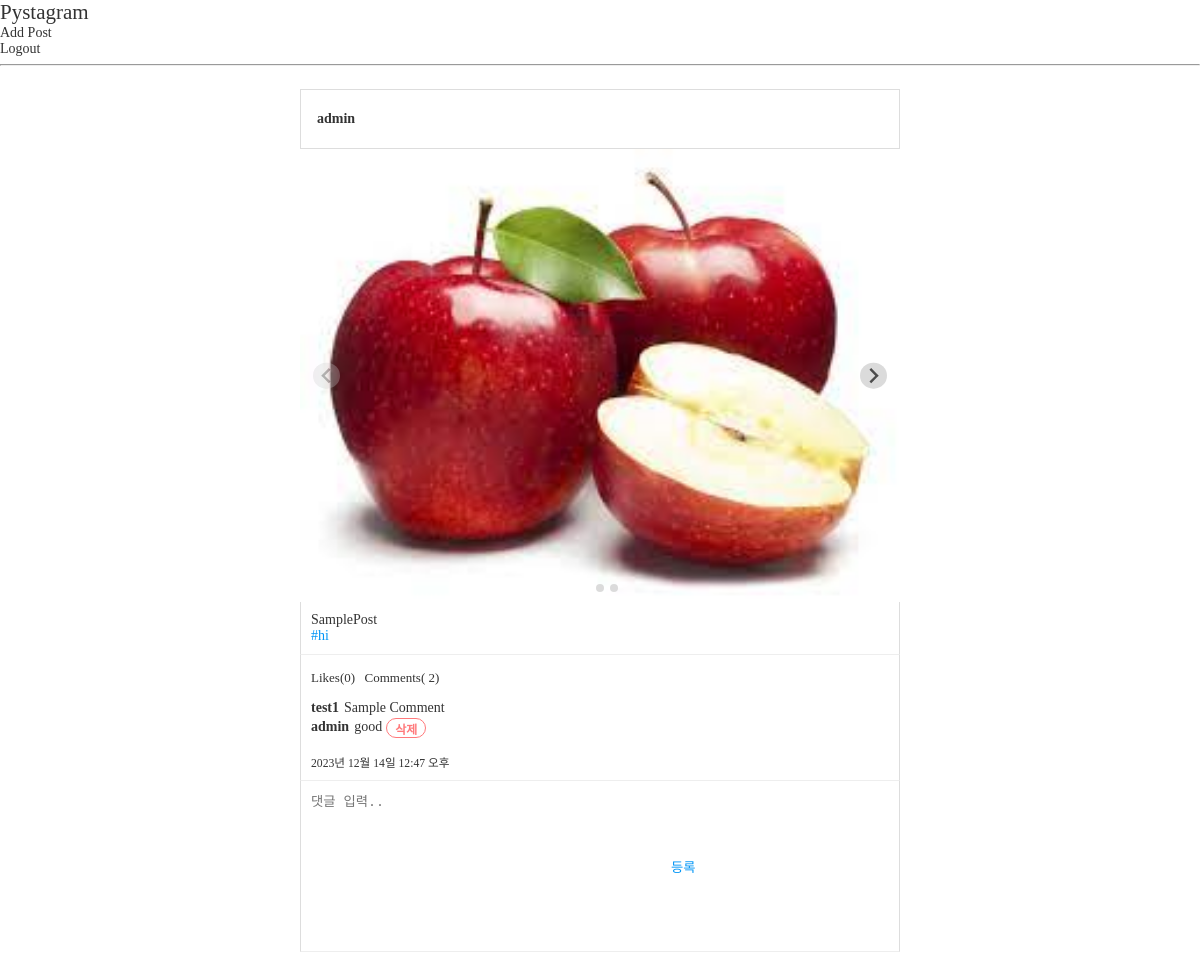
The app's page /posts/1/ (signed in) with its own data.
### posts/models.py (models this page shows, shortened)
class Post(models.Model):
    user = models.ForeignKey(
        "users.User",
        verbose_name="작성자",
        on_delete=models.CASCADE,
    )
    content = models.TextField("내용")
    created = models.DateTimeField("등록일", auto_now_add=True)
    tags = models.ManyToManyField("posts.HashTag", verbose_name="해시태그 목록", blank=True)

class PostImage(models.Model):
    post = models.ForeignKey(
        Post,
        verbose_name="포스트",
        on_delete=models.CASCADE,
    )
    photo = models.ImageField("사진", upload_to="post")

class HashTag(models.Model):
    name = models.CharField("태그명", max_length=50)

class Comment(models.Model):
    user = models.ForeignKey(
        "users.User",
        verbose_name="작성자",
        on_delete=models.CASCADE,
    )
    post = models.ForeignKey(
        Post,
        verbose_name="포스트",
        on_delete=models.CASCADE,
    )
    content = models.TextField("내용")
    created = models.DateTimeField("작성일", auto_now_add=True)

### users/models.py (models this page shows)
class User(AbstractUser):
    profile_image = models.ImageField(
        "프로필 이미지",
        upload_to="users/profile",
        blank=True
        )
    short_description = models.TextField("소개글",  blank=True)

### posts/views.py (the view)
# urls.py: path("<int:post_id>/", views.PostDetail.as_view(), name="post_detail"),
class PostDetail(TemplateView):
    template_name = "posts/post_detail.html"
    def get_context_data(self, **kwargs):
        context = super().get_context_data(**kwargs)
        postId = kwargs["post_id"]
        post = models.Post.objects.get(id = postId)
        context["post"] = post
        context["comment_form"] = forms.CommentForm()
        return context

### posts/forms.py
class CommentForm(forms.ModelForm):
    class Meta:
        model = models.Comment
        fields = [
            "post",
            "content",
            ]
        widgets = {
            "content" : forms.Textarea(
                attrs={
                    "placeholder": "댓글 입력.."
                }
            )
        }

### templates/posts/post_detail.html (shortened to what this page needs)
{% extends "base.html" %}
{% block content %}
    {% include "posts/nav.html" %}
    <div id="feeds" class="post-container">
        {% url "posts:post_detail" post.id as action_redirect_to %}
        {% include "posts/post.html" with action_redirect_url=action_redirect_to %}
    </div>
{% endblock %}

### templates/posts/post.html (shortened to what this page needs)
<article id="post-{{ post.id }}" class="post">
    <header class="post-header">
        <span>{{ post.user.username }}</span>
    </header>
    {% if post.postimage_set.count > 0 %}
    <div class="post-images splide">
        <div class="splide__track">
            <ul class="splide__list">
                {% for image in  post.postimage_set.all %}
                    {% if image.photo %}
                    <li class="splide__slide">
                        <img src="{{ image.photo.url }}">
                    </li>
                    {% endif %}
                {% endfor %}
            </ul>
        </div>
    </div>
    {% endif %}
    <div class="post-content">
        {{ post.content|linebreaksbr }}
        <div class="post-tags">
            {% for tag in post.tags.all %}
                <a href="{% url "posts:tags" tag_name=tag.name %}">#{{ tag.name }}</a>
            {% endfor %}
        </div>
    </div>
    <div class="post-buttons">
        <button>Likes(0)</button>
        <span>Comments( {{ post.comment_set.count }})</span>
    </div>
    <div class="post-comments">
        <ul>
            {% for comment in  post.comment_set.all %}
                <li>
                    <span>{{ comment.user.username }}</span>
                    <span>{{ comment.content }}</span>
                    {% if user == comment.user %}
                    <form action="{% url "posts:comment_delete" comment_id=comment.id %}"
                    method="POST">
                        <button type="submit">삭제</button>
                    </form>
                    {% endif %}
                </li>
            {% endfor %}
        </ul>
    </div>
    <small>{{ post.created }}</small>
    <div class="post-comment-create">
        <form method="POST" action="{% url "posts:comment_add" %}?next={{ action_redirect_url }}">
            {{ comment_form.content }}
            <button type="submit">등록</button>
        </form>
    </div>
</article>

### static/css/style.css (style rules this page uses)
ul, ol { list-style: none; padding: 0; margin: 0; }
a { text-decoration: none; color: #333; }
html { margin: 0; font-family: "Noto Sans KR", serif; font-weight: 300; font-size: 14px; color: #333; height: 100%; }
body { margin: 0; height: 100%; }
input, textarea { border: none; padding: 10px; }
textarea { resize: none; }
.post-container { display: flex; flex-direction: column; align-items: center; box-sizing: border-box; }
@media (min-width: 700px) { .post-container { padding: 0 2.5vw 5vw; } }
article.post { display: flex; flex-direction: column; border-radius: 2px; padding-top: 80px; margin-top: -80px; margin-bottom: 20px; }
@media (min-width: 700px) { article.post { width: 600px; } }
article.post header.post-header { display: flex; flex-direction: row; align-items: center; height: 60px; box-sizing: border-box; padding: 14px 16px; border: 1px solid #ddd; }
article.post header.post-header span { font-weight: bold; }
article.post .post-images img { width: 100%; }
article.post .post-content { padding: 10px; box-sizing: border-box; border-left: 1px solid #ddd; border-right: 1px solid #ddd; border-bottom: 1px solid #eee; }
article.post .post-tags a { color: #0095f6; }
article.post .post-buttons { padding: 10px 7px; border-left: 1px solid #ddd; border-right: 1px solid #ddd; }
article.post .post-buttons a, article.post .post-buttons button, article.post .post-buttons span { background-color: transparent; font-size: 13px; font-family: "Noto Sans KR", serif; line-height: 1; font-weight: 400; height: 25px; box-sizing: border-box; padding: 3px; margin: 0; color: #333; border: none; transition-duration: 0.25s; }
article.post .post-buttons a, article.post .post-buttons button { cursor: pointer; }
article.post .post-comments { padding: 0 10px 10px; border-left: 1px solid #ddd; border-right: 1px solid #ddd; }
article.post .post-comments ul { margin-bottom: 5px; }
article.post .post-comments ul > li { display: flex; flex-direction: row; align-items: center; }
article.post .post-comments ul > li span:first-child { font-weight: bold; margin-right: 5px; }
article.post .post-comments button { color: #ff797b; background-color: transparent; border: 1px solid #ff797b; border-radius: 10px; font-size: 12px; height: 20px; margin-top: 2px; margin-left: 4px; padding: 0 8px; cursor: pointer; transition-duration: 0.25s; font-weight: bold; }
article.post > small { padding: 0 10px 10px; border-left: 1px solid #ddd; border-right: 1px solid #ddd; border-bottom: 1px solid #eee; }
article.post .post-comment-create { display: flex; flex-direction: row; border-left: 1px solid #ddd; border-right: 1px solid #ddd; border-bottom: 1px solid #eee; }
article.post .post-comment-create form { display: flex; flex-grow: 1; flex-direction: row; }
article.post .post-comment-create button { color: #0095f6; background-color: transparent; border: none; padding: 0 15px; cursor: pointer; transition-duration: 0.25s; }

### static/splide/splide.css (style rules this page uses)
.splide__list { -webkit-backface-visibility:hidden; backface-visibility:hidden; display:-ms-flexbox; display:flex; height:100%; margin:0!important; padding:0!important }
.splide { position:relative; visibility:hidden }
.splide.is-initialized,.splide.is-rendered { visibility:visible }
.splide__slide { -webkit-backface-visibility:hidden; backface-visibility:hidden; box-sizing:border-box; -ms-flex-negative:0; flex-shrink:0; list-style-type:none!important; margin:0; position:relative }
.splide__slide img { vertical-align:bottom }
.splide__track { overflow:hidden; position:relative; z-index:0 }
.splide__track--draggable { -webkit-touch-callout:none; -webkit-user-select:none; -ms-user-select:none; user-select:none }
.splide__slide { -webkit-tap-highlight-color:transparent }

### records on screen
Post: user.username "admin", content "SamplePost", comment_set.count "2", created "2023년 12월 14일 12:47 오후"
PostImage: photo (picture)
HashTag: name "hi"
Comment: user.username "test1", content "Sample Comment"
Comment: user.username "admin", content "good", shows "삭제"
